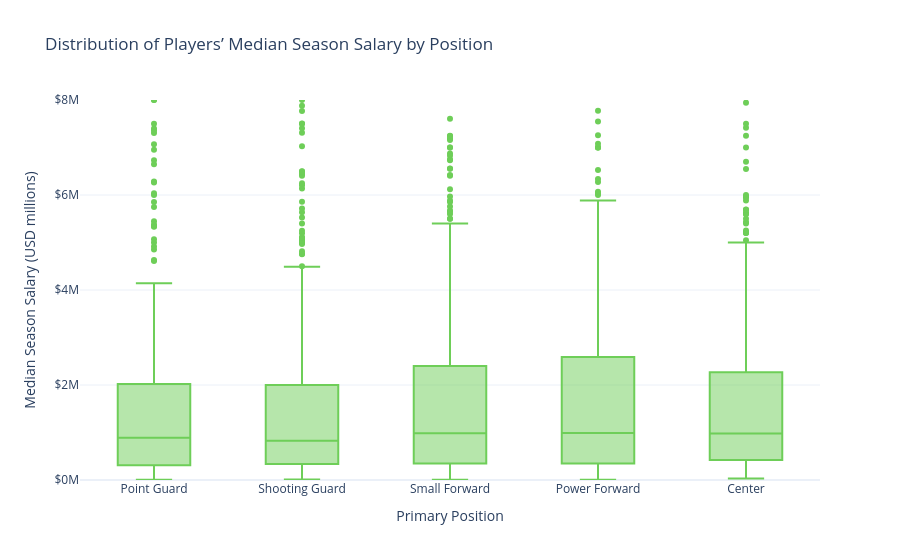

Write notebook code for a chart like this one.
### Code cell
# Create the box plot
fig = px.box(
    q8,
    x='primary_position',
    y='median_salary_millions',
    category_orders={
        'primary_position': position_order
    },
    points='outliers',
    hover_name='name',
    hover_data={
        'median_salary_millions': ':.2f',
        'salary_seasons': True,
        'primary_position': False
    },
    title='Distribution of Players’ Median Season Salary by Position',
    labels={
        'primary_position': 'Position',
        'median_salary_millions': (
            'Median Season Salary (USD millions)'
        ),
        'salary_seasons': 'Recorded salary seasons'
    }
)

fig.update_layout(
    template='plotly_white',
    yaxis={
        'rangemode': 'tozero',
        'dtick': 2,
        'tickprefix': '$',
        'ticksuffix': 'M'
    },
    xaxis_title='Primary Position',
    showlegend=False
)
fig.update_yaxes(range=[0, 8])
fig.show()

### Figure 1 — Plotly figure (JSON) as saved in the notebook; plotly's stock layout.template omitted (floating-point values rounded to 4 significant figures; data arrays with more than 128 entries replaced by an {"elided": "..."} marker saying what was removed)
{"data": [{"alignmentgroup": "True", "boxpoints": "outliers", "customdata": {"elided": "2408x1 int values"}, "hovertemplate": "<b>%{hovertext}</b><br><br>Median Season Salary (USD millions)=%{y:.2f}<br>Recorded salary seasons=%{customdata[0]}<extra></extra>", "hovertext": {"elided": "2408 str values"}, "legendgroup": "", "marker": {"color": "#6ece58"}, "name": "", "notched": false, "offsetgroup": "", "orientation": "v", "showlegend": false, "type": "box", "x": {"elided": "2408 str values"}, "x0": " ", "xaxis": "x", "y": {"elided": "2408 float values"}, "y0": " ", "yaxis": "y"}], "layout": {"autosize": true, "boxmode": "group", "legend": {"tracegroupgap": 0}, "showlegend": false, "title": {"text": "Distribution of Players’ Median Season Salary by Position"}, "xaxis": {"anchor": "y", "autorange": true, "categoryarray": ["Point Guard", "Shooting Guard", "Small Forward", "Power Forward", "Center"], "categoryorder": "array", "domain": [0, 1], "range": [-0.5, 4.5], "title": {"text": "Primary Position"}, "type": "category"}, "yaxis": {"anchor": "x", "domain": [0, 1], "dtick": 2, "range": [0, 8], "rangemode": "tozero", "tickprefix": "$", "ticksuffix": "M", "title": {"text": "Median Season Salary (USD millions)"}, "type": "linear"}}}
